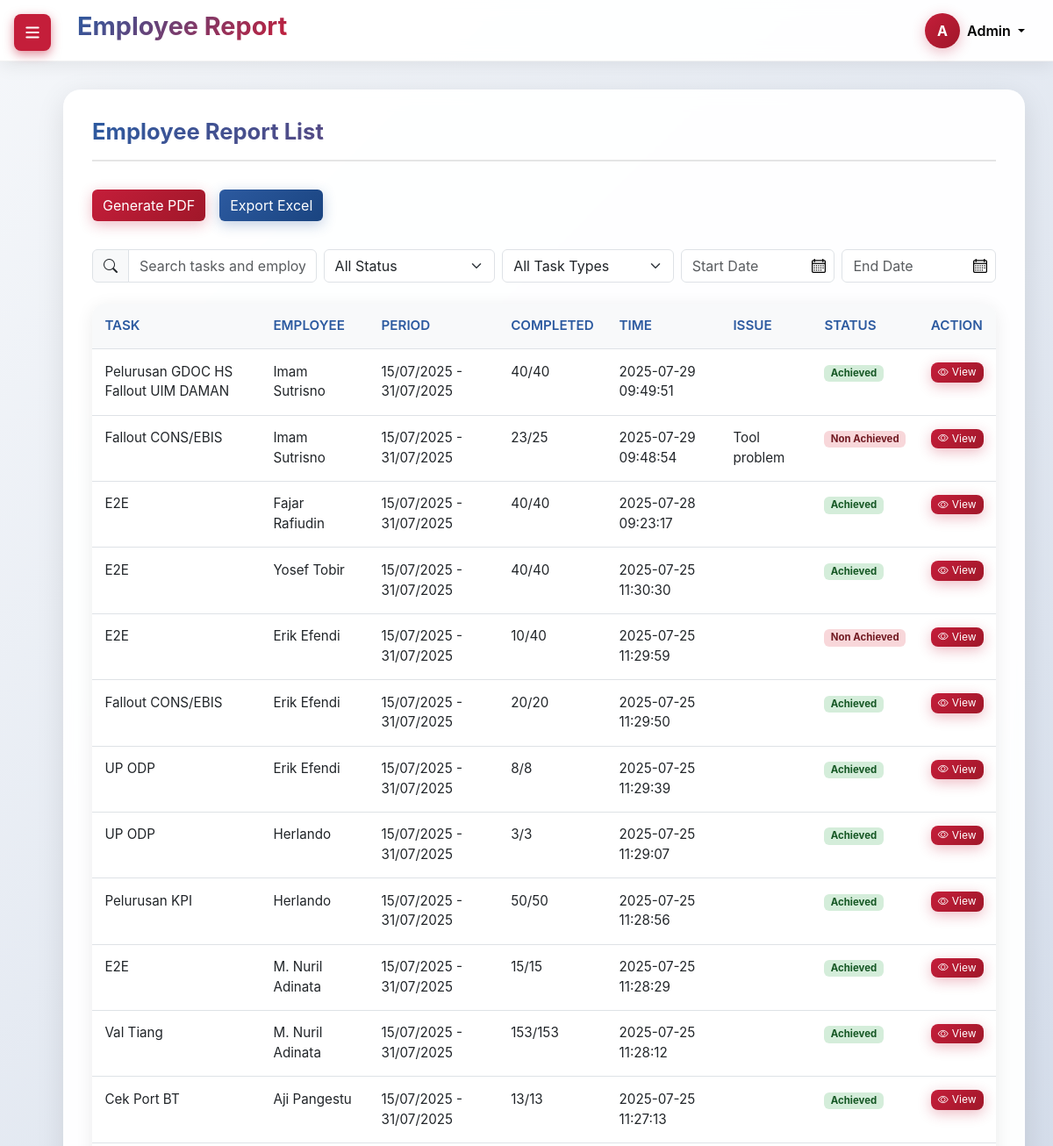
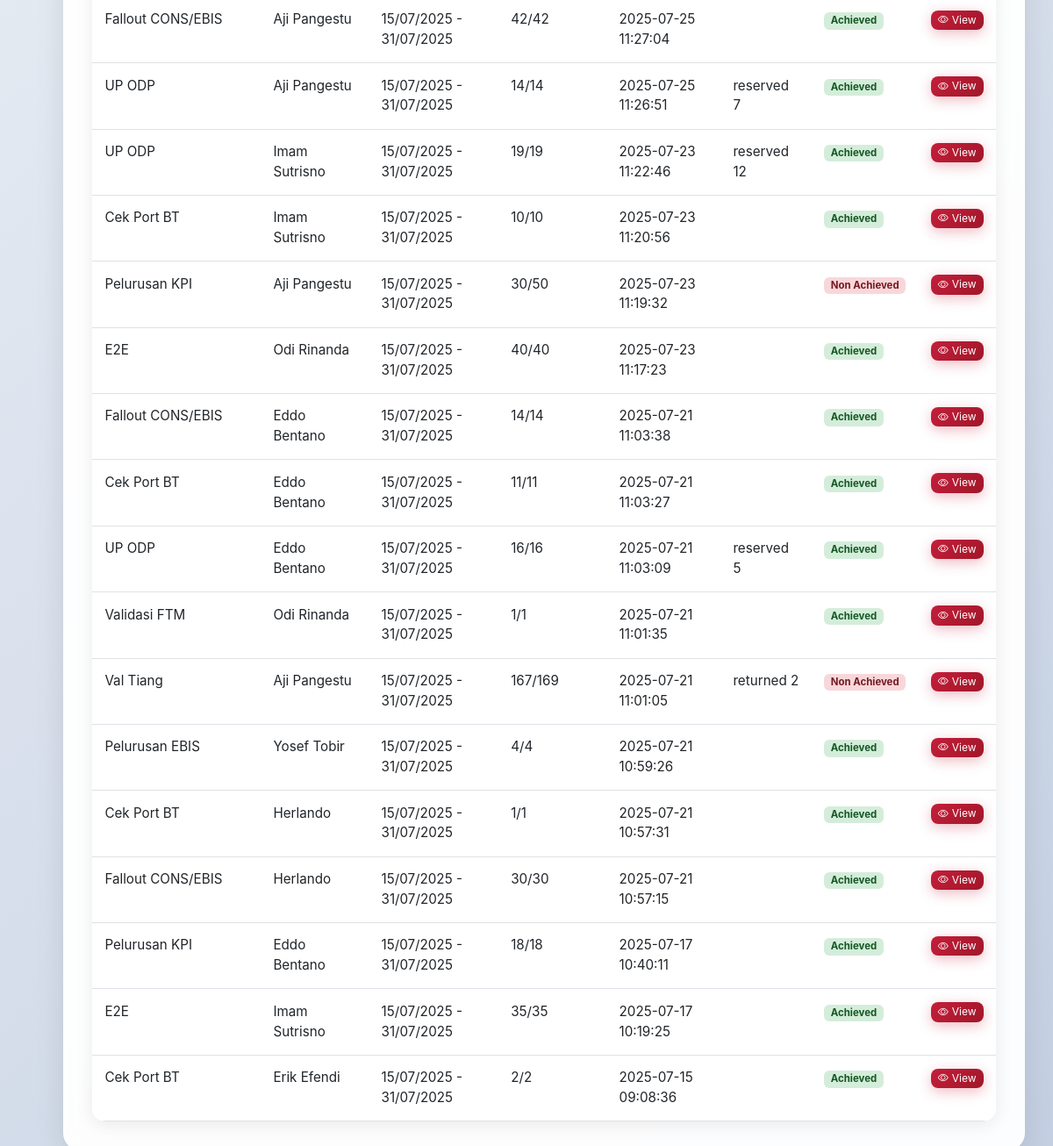
Screenshot of /admin/report.php (signed in) with the database file from the repository (2 pictures, top to bottom).
### tables this page shows
CREATE TABLE `task_achievements` (
  `id` int NOT NULL,
  `user_task_id` int NOT NULL,
  `user_id` int NOT NULL,
  `work_orders` int DEFAULT '0',
  `work_orders_completed` int DEFAULT '0',
  `progress_int` int DEFAULT NULL,
  `notes` text,
  `kendala` text,
  `status` enum('In Progress','Achieved','Non Achieved') NOT NULL,
  `created_at` timestamp NULL DEFAULT CURRENT_TIMESTAMP
);

CREATE TABLE `tasks` (
  `id` int NOT NULL,
  `name` varchar(255) NOT NULL,
  `created_at` timestamp NULL DEFAULT CURRENT_TIMESTAMP,
  `updated_at` timestamp NULL DEFAULT CURRENT_TIMESTAMP ON UPDATE CURRENT_TIMESTAMP
);

CREATE TABLE `users` (
  `id` int NOT NULL,
  `name` varchar(100) NOT NULL,
  `nik` varchar(20) NOT NULL,
  `phone` varchar(20) DEFAULT NULL,
  `email` varchar(100) NOT NULL,
  `gender` enum('male','female') DEFAULT NULL,
  `profile_photo` varchar(255) DEFAULT NULL,
  `status` enum('Active','Inactive') DEFAULT 'Active',
  `password` varchar(255) NOT NULL,
  `role` enum('admin','manager','employee') DEFAULT 'employee',
  `created_at` timestamp NULL DEFAULT CURRENT_TIMESTAMP,
  `updated_at` timestamp NULL DEFAULT CURRENT_TIMESTAMP ON UPDATE CURRENT_TIMESTAMP
);

CREATE TABLE `user_tasks` (
  `id` int NOT NULL,
  `user_id` int NOT NULL,
  `task_id` int NOT NULL,
  `task_type` enum('numeric','textual') NOT NULL DEFAULT 'numeric',
  `start_date` date NOT NULL,
  `end_date` date NOT NULL,
  `description` varchar(255) DEFAULT NULL,
  `target_int` int DEFAULT NULL,
  `target_str` varchar(255) DEFAULT NULL,
  `progress_int` int DEFAULT '0',
  `total_completed` int DEFAULT '0',
  `status` enum('In Progress','Achieved','Non Achieved') DEFAULT 'In Progress',
  `created_at` timestamp NULL DEFAULT CURRENT_TIMESTAMP,
  `updated_at` timestamp NULL DEFAULT CURRENT_TIMESTAMP ON UPDATE CURRENT_TIMESTAMP
);

### admin/report.php (the view, shortened to what this page needs)
<?php
require_once '../config.php';
$sql = "SELECT ta.*, u.name AS user_name, ut.start_date, ut.end_date, ut.task_id, t.name AS task_name,
               ta.status as task_status, ta.work_orders, ta.work_orders_completed
        FROM task_achievements ta
        JOIN users u ON ta.user_id = u.id
        JOIN user_tasks ut ON ta.user_task_id = ut.id
        JOIN tasks t ON ut.task_id = t.id
        WHERE u.role = 'employee'
        AND ta.created_at IN (
            SELECT MAX(created_at) FROM task_achievements
            WHERE user_task_id = ta.user_task_id
            GROUP BY user_task_id
        )
        ORDER BY ta.created_at DESC";
$result = mysqli_query($conn, $sql);
?>
<!DOCTYPE html>
<html lang="id">
<head>
    <link href="https://cdnjs.cloudflare.com/ajax/libs/bootstrap/5.3.0/css/bootstrap.min.css" rel="stylesheet">
    <link href="https://cdnjs.cloudflare.com/ajax/libs/bootstrap-icons/1.10.0/font/bootstrap-icons.min.css" rel="stylesheet">
    <link rel="stylesheet" href="../css/admin/style-report.css" />
    <link rel="stylesheet" href="https://cdn.jsdelivr.net/npm/flatpickr/dist/flatpickr.min.css">
</head>
<body>
    <button class="toggle-burger" id="burgerBtn" onclick="toggleSidebar()">
        <svg class="burger-icon" fill="currentColor" viewBox="0 0 20 20">
            <path fill-rule="evenodd" d="M3 5a1 1 0 011-1h12a1 1 0 110 2H4a1 1 0 01-1-1zM3 10a1 1 0 011-1h12a1 1 0 110 2H4a1 1 0 01-1-1zM3 15a1 1 0 011-1h12a1 1 0 110 2H4a1 1 0 01-1-1z" clip-rule="evenodd"/>
        </svg>
    </button>
    <div class="dashboard-container">
        <main class="main-content" id="mainContent">
        <header class="header">
            <div>
            <h1 class="header-title">Employee Report</h1>
            </div>
            <div class="d-flex align-items-center">
                        <div class="dropdown">
                            <button class="btn btn-link dropdown-toggle text-decoration-none d-flex align-items-center" type="button" data-bs-toggle="dropdown" aria-expanded="false">
                                <div class="user-avatar me-2">A</div>
                                <span class="fw-semibold" style= "color: #000000;">Admin</span>
                            </button>
                        </div>
                    </div>
                </header>
            <div class="content">
                <div class="content-section active" id="reports">
                    <h2 class="section-title">Employee Report List</h2>
                    <div class="report-actions">
                        <button class="btn btn-primary" onclick="generatePDF()">Generate PDF</button>
                        <button class="btn btn-secondary" onclick="exportExcel()">Export Excel</button>
                    </div>
                <div class="d-flex flex-wrap align-items-center gap-2 mb-4">
                    <div class="input-group" style="flex: 1 1 220px; min-width: 200px;">
                        <span class="input-group-text">
                            <i class="bi bi-search"></i>
                        </span>
                        <input type="text" class="form-control" placeholder="Search tasks and employees..." id="searchInput">
                    </div>
                    <select class="form-select" id="statusFilter" style="flex: 1 1 160px; min-width: 150px;">
                        <option value="">All Status</option>
                    </select>
                    <select class="form-select" id="typeFilter" style="flex: 1 1 160px; min-width: 150px;">
                        <option value="">All Task Types</option>
                    </select>
                    <div class="position-relative" style="flex: 1 1 140px; min-width: 130px;">
                        <input type="text" class="form-control" id="start_date" placeholder="Start Date">
                        <img src="../img/calendar.png" alt="Calendar Icon" style="position:absolute; right:10px; top:50%; transform:translateY(-50%); width:16px;">
                    </div>
                    <div class="position-relative" style="flex: 1 1 140px; min-width: 130px;">
                        <input type="text" class="form-control" id="end_date" placeholder="End Date">
                        <img src="../img/calendar.png" alt="Calendar Icon" style="position:absolute; right:10px; top:50%; transform:translateY(-50%); width:16px;">
                    </div>
                </div>
                <div class="table-container">
                    <div class="table-responsive">
                        <table class="table table-hover mb-0" id="taskTable">
                            <thead>
                                <tr>
                                    <th>Task</th>
                                    <th>Employee</th>
                                    <th>Period</th>
                                    <th>Completed</th>
                                    <th>Time</th>
                            <th>Issue</th>
                                    <th>Status</th>
                                    <th>Action</th>
                                </tr>
                            </thead>
                            <tbody>
                                <?php if ($result && mysqli_num_rows($result) > 0): ?>
                                    <?php while ($row = mysqli_fetch_assoc($result)): ?>
                                        <tr>
                                            <td><?php echo htmlspecialchars($row['task_name']); ?></td>
                                            <td><?php echo htmlspecialchars($row['user_name']); ?></td>
                                            <td>
                                                <?php
                                                $start_date = $row['start_date'] ? date('d/m/Y', strtotime($row['start_date'])) : '-';
                                                $end_date = $row['end_date'] ? date('d/m/Y', strtotime($row['end_date'])) : '-';
                                                echo $start_date . ' - ' . $end_date;
                                                ?>
                                            </td>
                                            <td>
                                                <?php
                                                $work_orders = (int)($row['work_orders'] ?? 0);
                                                $work_orders_completed = (int)($row['work_orders_completed'] ?? 0);
                                                echo $work_orders_completed . '/' . $work_orders;
                                                ?>
                                            </td>
                                            <td><?php echo htmlspecialchars($row['created_at'] ?? '-'); ?></td>
                                        <td><?php echo htmlspecialchars($row['kendala'] ?? '-'); ?></td>
                                            <td>
                                                <?php
                                                                                                        $status = strtolower($row['task_status'] ?? '');
                                                    if ($status === 'achieved') {
                                                        echo '<span class="badge status-achieve">Achieved</span>';
                                                    } else {
                                                                                                                echo '<span class="badge status-nonachieve">Non Achieved</span>';
                                                    }
                                                ?>
                                            </td>
                                            <td>
                                                <a href="report_detail.php?id=<?php echo (int)$row['user_task_id']; ?>"
                                                class="btn btn-primary btn-view"
                                                title="View Details">
                                                    <i class="bi bi-eye"></i> View
                                                </a>
                                            </td>
                                        </tr>
                                    <?php endwhile; ?>
                                <?php else: ?>
                                    <tr><td colspan="8" class="text-center">No data found.</td></tr>
                                <?php endif; ?>
                            </tbody>
                        </table>
                    </div>
                </div>
        </div>
    </main>
    </div>
</body>
</html>

### rows the page displays
task_achievements: tasks.name "Pelurusan GDOC HS Fallout UIM DAMAN", user.name "Imam Sutrisno", user_task.start_date "15/07/2025", user_task.end_date "31/07/2025", work_orders_completed "40", work_orders "40", created_at "2025-07-29 09:49:51", status "Achieved"
task_achievements: tasks.name "Fallout CONS/EBIS", user.name "Imam Sutrisno", user_task.start_date "15/07/2025", user_task.end_date "31/07/2025", work_orders_completed "23", work_orders "25", created_at "2025-07-29 09:48:54", kendala "Tool problem", status "Non Achieved"
task_achievements: tasks.name "E2E", user.name "Fajar Rafiudin", user_task.start_date "15/07/2025", user_task.end_date "31/07/2025", work_orders_completed "40", work_orders "40", created_at "2025-07-28 09:23:17", status "Achieved"
task_achievements: tasks.name "E2E", user.name "Yosef Tobir", user_task.start_date "15/07/2025", user_task.end_date "31/07/2025", work_orders_completed "40", work_orders "40", created_at "2025-07-25 11:30:30", status "Achieved"
task_achievements: tasks.name "E2E", user.name "Erik Efendi", user_task.start_date "15/07/2025", user_task.end_date "31/07/2025", work_orders_completed "10", work_orders "40", created_at "2025-07-25 11:29:59", status "Non Achieved"
task_achievements: tasks.name "Fallout CONS/EBIS", user.name "Erik Efendi", user_task.start_date "15/07/2025", user_task.end_date "31/07/2025", work_orders_completed "20", work_orders "20", created_at "2025-07-25 11:29:50", status "Achieved"
task_achievements: tasks.name "UP ODP", user.name "Erik Efendi", user_task.start_date "15/07/2025", user_task.end_date "31/07/2025", work_orders_completed "8", work_orders "8", created_at "2025-07-25 11:29:39", status "Achieved"
task_achievements: tasks.name "UP ODP", user.name "Herlando", user_task.start_date "15/07/2025", user_task.end_date "31/07/2025", work_orders_completed "3", work_orders "3", created_at "2025-07-25 11:29:07", status "Achieved"
task_achievements: tasks.name "Pelurusan KPI", user.name "Herlando", user_task.start_date "15/07/2025", user_task.end_date "31/07/2025", work_orders_completed "50", work_orders "50", created_at "2025-07-25 11:28:56", status "Achieved"
task_achievements: tasks.name "E2E", user.name "M. Nuril Adinata", user_task.start_date "15/07/2025", user_task.end_date "31/07/2025", work_orders_completed "15", work_orders "15", created_at "2025-07-25 11:28:29", status "Achieved"
task_achievements: tasks.name "Val Tiang", user.name "M. Nuril Adinata", user_task.start_date "15/07/2025", user_task.end_date "31/07/2025", work_orders_completed "153", work_orders "153", created_at "2025-07-25 11:28:12", status "Achieved"
task_achievements: tasks.name "Cek Port BT", user.name "Aji Pangestu", user_task.start_date "15/07/2025", user_task.end_date "31/07/2025", work_orders_completed "13", work_orders "13", created_at "2025-07-25 11:27:13", status "Achieved"
task_achievements: tasks.name "Fallout CONS/EBIS", user.name "Aji Pangestu", user_task.start_date "15/07/2025", user_task.end_date "31/07/2025", work_orders_completed "42", work_orders "42", created_at "2025-07-25 11:27:04", status "Achieved"
task_achievements: tasks.name "UP ODP", user.name "Aji Pangestu", user_task.start_date "15/07/2025", user_task.end_date "31/07/2025", work_orders_completed "14", work_orders "14", created_at "2025-07-25 11:26:51", kendala "reserved 7", status "Achieved"
task_achievements: tasks.name "UP ODP", user.name "Imam Sutrisno", user_task.start_date "15/07/2025", user_task.end_date "31/07/2025", work_orders_completed "19", work_orders "19", created_at "2025-07-23 11:22:46", kendala "reserved 12", status "Achieved"
task_achievements: tasks.name "Cek Port BT", user.name "Imam Sutrisno", user_task.start_date "15/07/2025", user_task.end_date "31/07/2025", work_orders_completed "10", work_orders "10", created_at "2025-07-23 11:20:56", status "Achieved"
task_achievements: tasks.name "Pelurusan KPI", user.name "Aji Pangestu", user_task.start_date "15/07/2025", user_task.end_date "31/07/2025", work_orders_completed "30", work_orders "50", created_at "2025-07-23 11:19:32", status "Non Achieved"
task_achievements: tasks.name "E2E", user.name "Odi Rinanda", user_task.start_date "15/07/2025", user_task.end_date "31/07/2025", work_orders_completed "40", work_orders "40", created_at "2025-07-23 11:17:23", status "Achieved"
task_achievements: tasks.name "Fallout CONS/EBIS", user.name "Eddo Bentano", user_task.start_date "15/07/2025", user_task.end_date "31/07/2025", work_orders_completed "14", work_orders "14", created_at "2025-07-21 11:03:38", status "Achieved"
task_achievements: tasks.name "Cek Port BT", user.name "Eddo Bentano", user_task.start_date "15/07/2025", user_task.end_date "31/07/2025", work_orders_completed "11", work_orders "11", created_at "2025-07-21 11:03:27", status "Achieved"
task_achievements: tasks.name "UP ODP", user.name "Eddo Bentano", user_task.start_date "15/07/2025", user_task.end_date "31/07/2025", work_orders_completed "16", work_orders "16", created_at "2025-07-21 11:03:09", kendala "reserved 5", status "Achieved"
task_achievements: tasks.name "Validasi FTM", user.name "Odi Rinanda", user_task.start_date "15/07/2025", user_task.end_date "31/07/2025", work_orders_completed "1", work_orders "1", created_at "2025-07-21 11:01:35", status "Achieved"
task_achievements: tasks.name "Val Tiang", user.name "Aji Pangestu", user_task.start_date "15/07/2025", user_task.end_date "31/07/2025", work_orders_completed "167", work_orders "169", created_at "2025-07-21 11:01:05", kendala "returned 2", status "Non Achieved"
task_achievements: tasks.name "Pelurusan EBIS", user.name "Yosef Tobir", user_task.start_date "15/07/2025", user_task.end_date "31/07/2025", work_orders_completed "4", work_orders "4", created_at "2025-07-21 10:59:26", status "Achieved"
task_achievements: tasks.name "Cek Port BT", user.name "Herlando", user_task.start_date "15/07/2025", user_task.end_date "31/07/2025", work_orders_completed "1", work_orders "1", created_at "2025-07-21 10:57:31", status "Achieved"
task_achievements: tasks.name "Fallout CONS/EBIS", user.name "Herlando", user_task.start_date "15/07/2025", user_task.end_date "31/07/2025", work_orders_completed "30", work_orders "30", created_at "2025-07-21 10:57:15", status "Achieved"
task_achievements: tasks.name "Pelurusan KPI", user.name "Eddo Bentano", user_task.start_date "15/07/2025", user_task.end_date "31/07/2025", work_orders_completed "18", work_orders "18", created_at "2025-07-17 10:40:11", status "Achieved"
task_achievements: tasks.name "E2E", user.name "Imam Sutrisno", user_task.start_date "15/07/2025", user_task.end_date "31/07/2025", work_orders_completed "35", work_orders "35", created_at "2025-07-17 10:19:25", status "Achieved"
task_achievements: tasks.name "Cek Port BT", user.name "Erik Efendi", user_task.start_date "15/07/2025", user_task.end_date "31/07/2025", work_orders_completed "2", work_orders "2", created_at "2025-07-15 09:08:36", status "Achieved"
